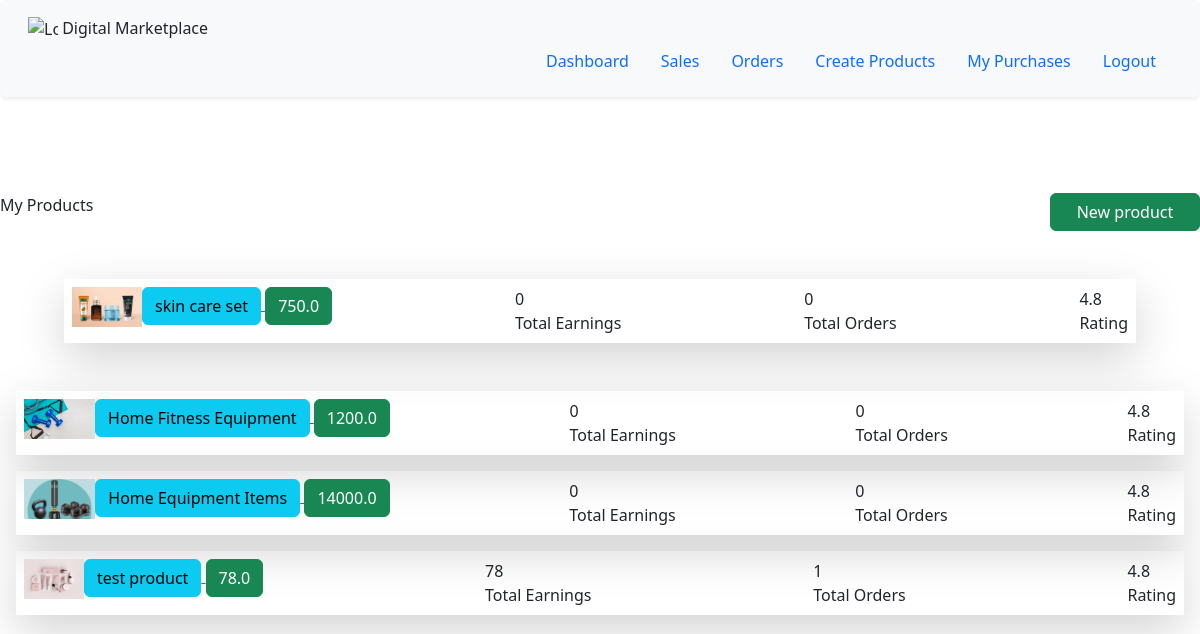
The page /dashboard (signed in) on the database its author committed.
### myapp/models.py (models this page shows, shortened)
class Product(models.Model):
    seller = models.ForeignKey(User,on_delete=models.CASCADE)
    product_category = models.ForeignKey(ProductCategory, on_delete=models.CASCADE,null=True,blank=True)
    name = models.CharField(max_length=200,null=True,blank=True)
    description = models.CharField(max_length=200,null=True,blank=True)
    price = models.FloatField(null=True,blank=True)
    product_image = models.FileField(upload_to='uploads',null=True,blank=True)
    total_sales_amount = models.IntegerField(default=0)
    total_sales = models.IntegerField(default=0)

### myapp/views.py (the view)
# urls.py: path('dashboard',views.dashboard,name='dashboard'),
def dashboard(request):
    products = Product.objects.filter(seller=request.user)
    return render(request,'myapp/dashboard.html',{'products':products})

### myapp/templates/myapp/dashboard.html (shortened to what this page needs)
{% extends 'myapp/base.html' %}
{% block body %}
<div class="d-flex justify-content-between">
    <div class="ml-5 mt-5 justify-content-around ">My Products</div>
    <div class="ml-5 mt-5">
        <a class="btn btn-success mr-auto" style="width:150px" href="{% url 'createproduct' %}">New product</a>
    </div>
</div>
<div class="products-container p-10 m-5">
    {% for product in products %}
    <div class="d-flex justify-content-between shadow-lg  m-3 p-2 ">
        <div class="d-flex " >
            <img height="40" src="{{product.product_image}}" alt="">
            <div class="relative group">
                <a href="{% url 'editproduct' product.id %}">
            <div class="btn btn-info"> {{product.name}}</div>
            <div  class="btn btn-success"> {{product.price}}</div>
        </div>
        </div>
        <div>
            <div >{{product.total_sales_amount}}</div>
            <div>Total Earnings</div>
        </div>
        <div>
            <div >{{product.total_sales}}</div>
            <div>Total Orders</div>
        </div>
        <div>
            <div >4.8</div>
            <div>Rating</div>
        </div>
    </div>
</div>
    {% endfor %}
{% endblock %}

### rows shown on the page
Product: product_image (picture), name "skin care set", price "750.0", total_sales_amount "0", total_sales "0"
Product: product_image (picture), name "Home Fitness Equipment", price "1200.0", total_sales_amount "0", total_sales "0"
Product: product_image (picture), name "Home Equipment Items", price "14000.0", total_sales_amount "0", total_sales "0"
Product: product_image (picture), name "test product", price "78.0", total_sales_amount "78", total_sales "1"
